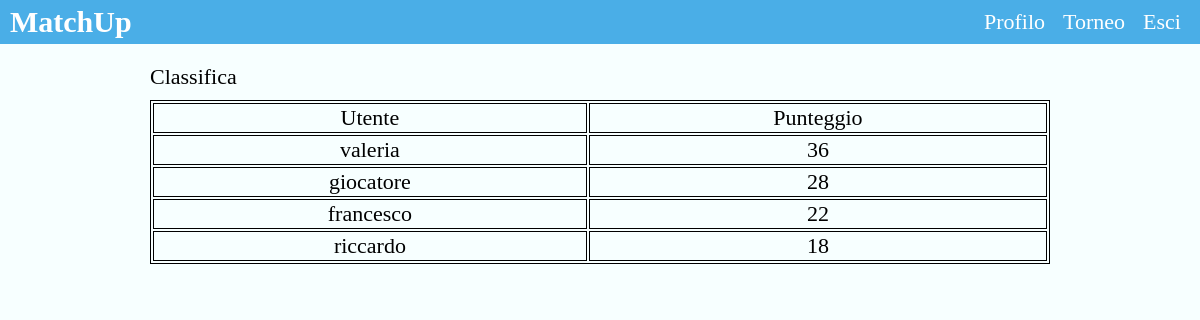
/rank.php?tournament=17, run on the app's committed database.
### tables this page shows
CREATE TABLE IF NOT EXISTS `Iscrizione` (
  `utente` varchar(100) NOT NULL,
  `torneo_id` int(11) NOT NULL,
  `punteggio` int(11) NOT NULL DEFAULT '0',
  `posizione` int(11) NOT NULL DEFAULT '0',
  `prezzo` decimal(5,2) NOT NULL DEFAULT '0.00',
  `premio` decimal(8,2) NOT NULL DEFAULT '0.00',
  `approvato` tinyint(1) NOT NULL DEFAULT '0'
);

### classes/MUTournaments.class.php (called while the page is built, shortened)
<?php
	class MUTournaments
	{
		private $database;
		function __construct()
		{
			require_once 'include/MYSQL.class.php';
			$this->database = new MYSQL(DB_HOSTNAME, DB_USERNAME, DB_PASSWORD, DB_DATABASE);
			$this->database->connect();
		}
        function getType($tournament)
        {
            $tournament = $this->database->sqlInjection($tournament);
            $query = "SELECT tipo FROM Torneo WHERE ID='$tournament'";
            $this->database->query($query);
            if($this->database->queryOk())
            {
                return $this->database->fetchAssoc()["tipo"];
            }
            else
            {
                return false;
            }
        }
	}
?>

### classes/include/MYSQL.class.php (called while the page is built, shortened)
<?php
	class MYSQL{
		private $connection;
		private $host;
		private $username;
		private $password;
		private $database;
		private $result;
		function __construct($host, $username, $password, $database){
			$this->host = $host;
			$this->username = $username;
			$this->password = $password;
			$this->database = $database;
		}
		function connect(){
			$this->connection = @mysqli_connect($this->host, $this->username, $this->password, $this->database);
		}
		function queryOk(){
			if($this->result){
				return true;
			} else {
				return false;
			}
		}
		function query($query){
			$this->result = @mysqli_query($this->connection, $query);
			return $this->result;
		}
		function sqlInjection($item){
			$item = @mysqli_real_escape_string($this->connection, $item);
			return $item;
		}
		function fetchAssoc(){
			$row = @mysqli_fetch_assoc($this->result);
			return $row;
		}
		function resultsInArray(){
			$array = array();
			while($row = @mysqli_fetch_assoc($this->result)){
				$array[] = $row;
			}
			return $array;
		}
	}
?>

### classes/MUMatch.class.php (called while the page is built, shortened)
<?php
 class MUMatch
 {
     private $database;
     function __construct()
     {
         require_once 'include/MYSQL.class.php';
         $this->database = new MYSQL(DB_HOSTNAME, DB_USERNAME, DB_PASSWORD, DB_DATABASE);
         $this->database->connect();
     }
     function getRank($tournament_id)
     {
         $tournament_id = $this->database->sqlInjection($tournament_id);
         $query = "SELECT punteggio, utente FROM Iscrizione WHERE torneo_id = $tournament_id AND approvato = 1 ORDER BY punteggio DESC";
         $this->database->query($query);
         if($this->database->queryOk())
         {
             return $this->database->resultsInArray();
         }
         else
         {
             return false;
         }
     }
 }
 ?>

### rank.php (the view, shortened to what this page needs)
<?php
 $match = new MUMatch();
 $rank = $match->getRank($_GET["tournament"]);
 ?>
 <!DOCTYPE html>
 <html>
 <head>
     <link rel="stylesheet" type="text/css" href="css/style.css" />
 </head>
 <body>
     <div class="header">
		<div class="content_left"><b>MatchUp</b></div>
		<div class="content_right">
			<ul>
				<li><a href="home.php">Profilo</a></li>
				<li><a href="tournaments.php">Torneo</a></li>
				<li><a href="logout.php">Esci</a></li>
			</ul>
		</div>
	</div>
    <div class="content">
       Classifica
       <table class="table">
           <tr>
               <td class="td">Utente</td>
               <td class="td">Punteggio</td>
           </tr>
           <?php
           	$tournament = new MUTournaments();
            $type = $tournament->getType($_GET["tournament"]);
            if($type === "libero")
            {
                $allMatches = $match->getRankForFreeTournament($_GET["tournament"]);
                for($i = 0; $i < count($allMatches); $i++)
                {
                    echo "<tr>";
                    echo "<td class='td'>".$allMatches[$i]["utente"]."</td>";
                    echo "<td class='td'>".$allMatches[$i]["punti"]."</td>";
                    echo "</tr>";
                }
            }
            else
            {
                for($i = 0; $i < count($rank); $i++)
                {
                    echo "<tr>";
                    echo "<td class='td'>".$rank[$i]["utente"]."</td>";
                    echo "<td class='td'>".$rank[$i]["punteggio"]."</td>";
                    echo "</tr>";
                }
            }
           ?>
       </table>
    </div>
 </body>
 </html>

### css/style.css (style rules this page uses)
html, body { margin: 0px; padding: 0px; font-size: 22px; background-color: #f7ffff; }
.header { background-color: #4aaee7; padding: 5px; }
.content_left { float: left; margin-left: 5px; font-size: 30px; color: #ffffff; }
.content_right { float: right; margin-right: 5px; }
.content_right ul { list-style: none; margin: auto; padding: 0px; }
.content_right ul li { float: left; margin-left: 4px; margin-right: 4px; margin-top: 4px; }
.content_right ul li a { text-decoration: none; color: #ffffff; padding: 5px; border-radius: 5px; }
.content { width: 75%; margin: auto; margin-top: 20px; }
a { color: #4aaee7; text-decoration: none; }
.table { width: 100%; margin-top: 10px; border: 1px solid #000000; margin-bottom: 20px; }
.td { border: 1px solid #000000; text-align: center; }

### data on the page
iscrizione: utente "valeria", punteggio "36"
iscrizione: utente "giocatore", punteggio "28"
iscrizione: utente "francesco", punteggio "22"
iscrizione: utente "riccardo", punteggio "18"
